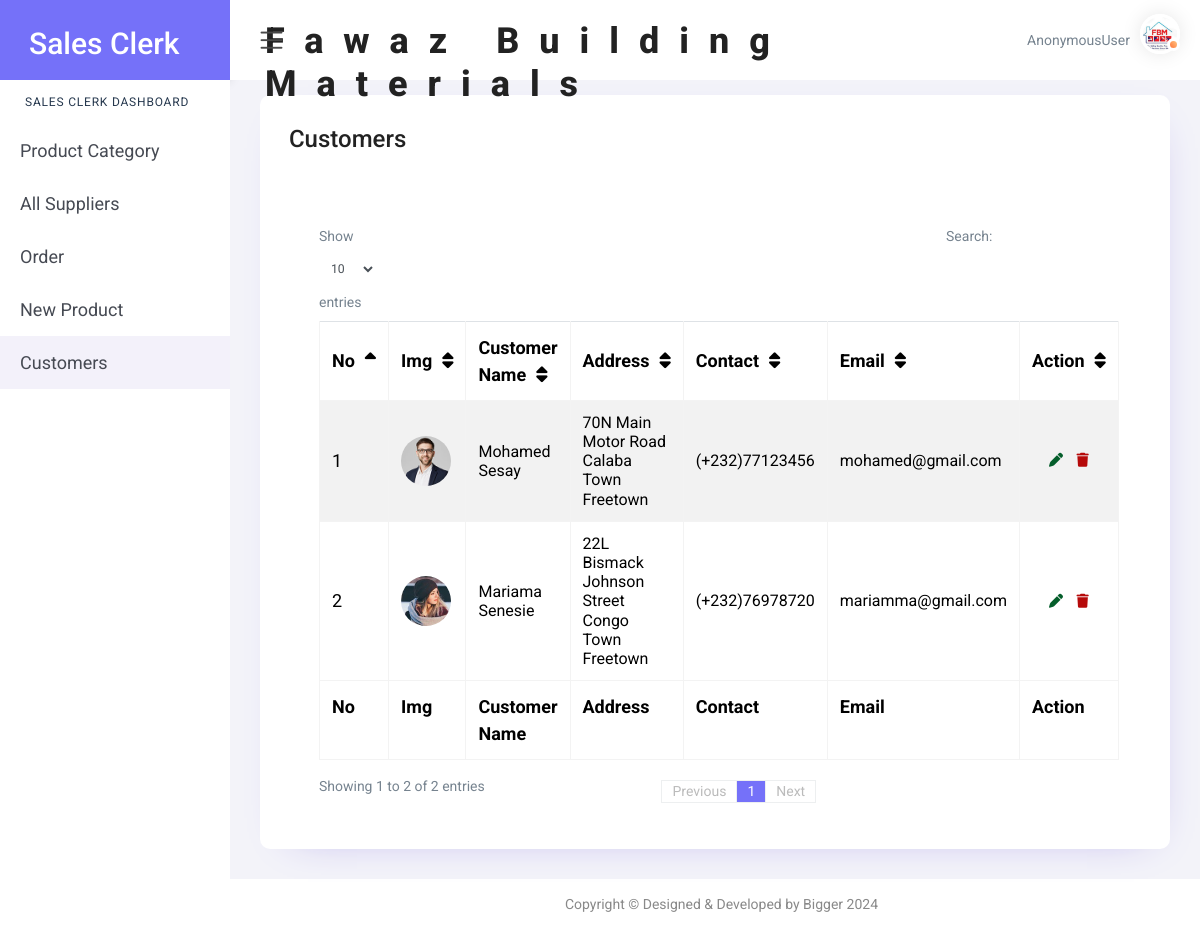
Before: /customer/ with the older database file.
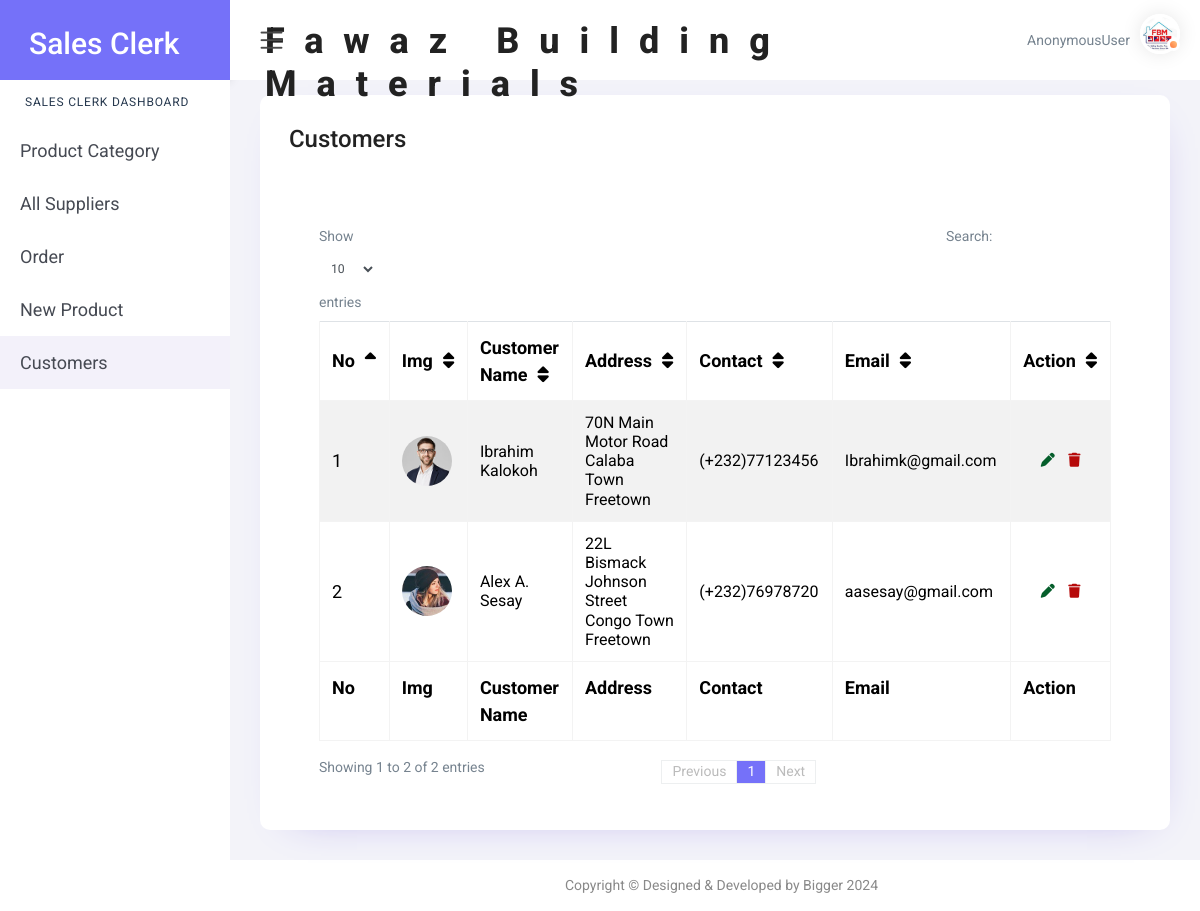
After: the same page with the newer database file.
### app/models.py (models this page shows, shortened)
class Customer(models.Model):
    customer_name = models.CharField(max_length=100)
    customer_email = models.EmailField(max_length=50)
    customer_address = models.CharField(max_length=100)
    customer_phone = models.IntegerField()
    profile = models.ImageField(upload_to='customer/', blank=True, null=True)

### app/views.py (the view, shortened to what this page needs)
# urls.py: path('customer/', views.customer, name='customer'),
def customer(request):
    customers = Customer.objects.all()
    return render(request, 'customer.html', {'customers':customers})

### templates/customer.html (shortened to what the changed rows need)
{% load static %}
<!DOCTYPE html>
<html lang="en">
<head>
    <link href="{% static 'plugins1/pg-calendar/css/pignose.calendar.min.css' %}" rel="stylesheet">
    <link rel="stylesheet" href="{% static 'plugins1/chartist/css/chartist.min.css' %}">
    <link rel="stylesheet" href="{% static 'plugins1/chartist-plugin-tooltips/css/chartist-plugin-tooltip.css' %}">
    <link href="{% static 'css1/style.css' %}" rel="stylesheet">
    <link rel="stylesheet" href="https://cdnjs.cloudflare.com/ajax/libs/font-awesome/6.7.2/css/all.min.css" />
</head>
<body>
    <div id="main-wrapper">
        <div class="header">
            <div class="header-content clearfix">
                <h1 style="padding-top: 20px; letter-spacing: 20px; font-weight: 800; margin-left: 20px;">Fawaz Building Materials</h1>
            </div>
        </div>
        <div class="content-body">
            <div class="container-fluid">
                <div class="row">
                    <div class="col-12">
                        <div class="card">
                            <div class="card-body">
                                <div class="table-responsive">
                                    <table class="table table-striped table-bordered zero-configuration">
                                        <thead>
                                            <tr>
                                                <th style="font-size: 18px; color:black">No</th>
                                                <th style="font-size: 18px; color:black">Img</th>
                                                <th style="font-size: 18px; color:black">Customer Name</th>
                                                <th style="font-size: 18px; color:black">Address</th>
                                                <th style="font-size: 18px; color:black">Contact</th>
                                                <th style="font-size: 18px; color:black">Email</th>
                                                <th style="font-size: 18px; color:black">Action</th>
                                            </tr>
                                        </thead>
                                        <tbody>
                                            {% for customer in customers %}
                                            <tr>
                                                <td style="font-size: 18px; color:black">{{forloop.counter}}</td>
                                                <td style="font-size: 18px; color:black">
                                                    {% if customer.profile %}
                                                    <img src="{{ customer.profile.url }}" alt="Profile Image" style="width: 50px; height: 50px; border-radius: 50%;">
                                                    {% else %}
                                                        No Image
                                                    {% endif %}
                                                </td>
                                                <td style="font-size: 16px; color:black">{{customer.customer_name}}</td>
                                                <td style="font-size: 16px; color:black">{{customer.customer_address}}</td>
                                                <td style="font-size: 16px; color:black">(+232){{customer.customer_phone}}</td>
                                                <td style="font-size: 16px; color:black">{{customer.customer_email}}</td>
                                                <td style="text-align: center;">
                                                    <a href="{% url 'edit_customer' customer.id %}" >
                                                        <i class="fas fa-pen" style="color: rgb(5, 94, 43); margin-right: 10px;"></i>
                                                      </a>
                                                      <a href="{% url 'delete_customer' customer.id %}" >
                                                        <i class="fas fa-trash" style="color: rgb(182, 10, 10);"></i>
                                                      </a>
                                                </td>
                                            </tr>
                                          {% endfor %}
                                        </tbody>
                                        <tfoot>
                                            <tr>
                                                <th style="font-size: 18px; color:black">No</th>
                                                <th style="font-size: 18px; color:black">Img</th>
                                                <th style="font-size: 18px; color:black">Customer Name</th>
                                                <th style="font-size: 18px; color:black">Address</th>
                                                <th style="font-size: 18px; color:black">Contact</th>
                                                <th style="font-size: 18px; color:black">Email</th>
                                                <th style="font-size: 18px; color:black">Action</th>
                                            </tr>
                                        </tfoot>
                                    </table>
                                </div>
                            </div>
                        </div>
                    </div>
                </div>
            </div>
        </div>
    </div>
</body>
</html>

Changed rows visible on the page:
changed Customer "70N Main Motor Road Calaba Town Freetown": customer_name "Mohamed Sesay" → "Ibrahim Kalokoh"; customer_email "mohamed@gmail.com" → "Ibrahimk@gmail.com"
changed Customer "22L Bismack Johnson Street Congo Town Freetown": customer_name "Mariama Senesie" → "Alex A. Sesay"; customer_email "mariamma@gmail.com" → "aasesay@gmail.com"
